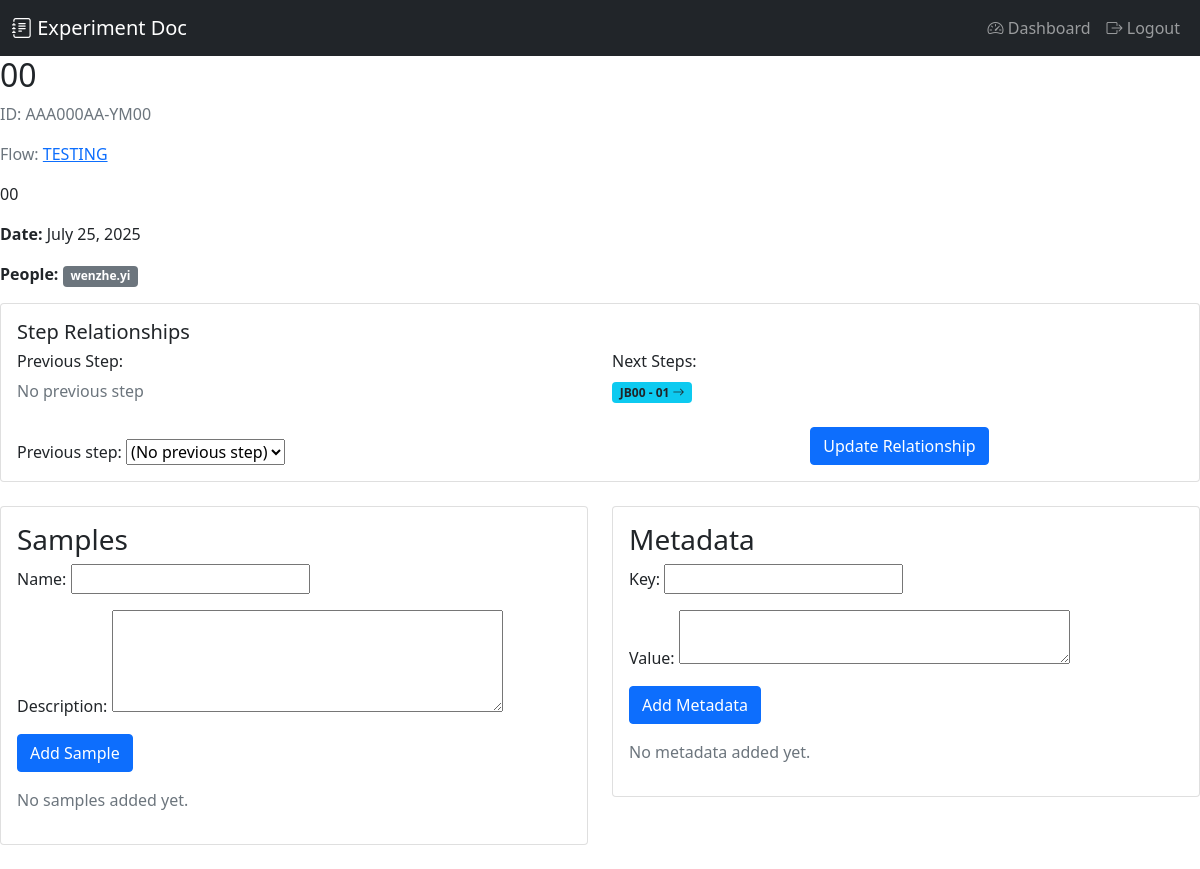
The page /step/AAA000AA-YM00/ (signed in) on the database its author committed.
### experiments/models.py (models this page shows, shortened)
class Step(models.Model):
    id = models.CharField(
        primary_key=True,
        max_length=13,
        validators=[RegexValidator(r'^[A-Z]{3}\d{3}[A-Z]{2}-[A-Z]{2}\d{2}$', 'Format must be AAA000AA-AA00')],
        help_text='Step ID in format AAA000AA-AA00'
    )
    flow = models.ForeignKey(Flow, on_delete=models.CASCADE, related_name='steps')
    step_type = models.ForeignKey(StepType, on_delete=models.PROTECT, related_name='steps')
    previous_step = models.ForeignKey('self', on_delete=models.SET_NULL, null=True, blank=True, related_name='next_steps')
    title = models.CharField(max_length=200)
    description = models.TextField(blank=True)
    people = models.ManyToManyField(User, related_name='assigned_steps')
    date = models.DateField()
    created_at = models.DateTimeField(auto_now_add=True)
    updated_at = models.DateTimeField(auto_now=True)

class Flow(models.Model):
    id = models.CharField(
        primary_key=True,
        max_length=8,
        validators=[RegexValidator(r'^[A-Z]{3}\d{3}[A-Z]{2}$', 'Format must be AAA000AA')],
        help_text='Flow ID in format AAA000AA'
    )
    experiment = models.ForeignKey(Experiment, on_delete=models.CASCADE, related_name='flows')
    title = models.CharField(max_length=200)
    description = models.TextField(blank=True)
    created_at = models.DateTimeField(auto_now_add=True)
    updated_at = models.DateTimeField(auto_now=True)

### experiments/views.py (the view)
# urls.py: path('step/<str:step_id>/', views.step_detail, name='step_detail'),
@login_required
def step_detail(request, step_id):
    step = get_object_or_404(Step, id=step_id)
    samples = step.samples.all()
    metadata = step.metadata.all()
    if request.method == 'POST' and 'update_previous_step' in request.POST:
        link_form = StepLinkForm(request.POST, instance=step, flow=step.flow, exclude_step=step)
        if link_form.is_valid():
            link_form.save()
            messages.success(request, 'Step relationship updated successfully.')
            return redirect('step_detail', step_id=step.id)
    else:
        link_form = StepLinkForm(instance=step, flow=step.flow, exclude_step=step)
    sample_form = SampleForm()
    metadata_form = MetadataForm()
    return render(request, 'experiments/step_detail.html', {
        'step': step,
        'samples': samples,
        'metadata': metadata,
        'sample_form': sample_form,
        'metadata_form': metadata_form,
        'link_form': link_form
    })

### experiments/forms.py
class SampleForm(forms.ModelForm):
    class Meta:
        model = Sample
        fields = ['name', 'description']
        widgets = {
            'description': forms.Textarea(attrs={'rows': 4}),
        }

class MetadataForm(forms.ModelForm):
    class Meta:
        model = Metadata
        fields = ['key', 'value']
        widgets = {
            'value': forms.Textarea(attrs={'rows': 2}),
        }

### experiments/templates/experiments/step_detail.html (shortened to what this page needs)
{% extends 'experiments/base.html' %}
{% block content %}
<div class="mb-4">
    <h2>{{ step.title }}</h2>
    <p class="text-muted">ID: {{ step.id }}</p>
    <p class="text-muted">Flow: <a href="{% url 'flow_detail' flow_id=step.flow.id %}">{{ step.flow.title }}</a></p>
    <p>{{ step.description }}</p>
    <p><strong>Date:</strong> {{ step.date }}</p>
    <div class="mb-3">
        <strong>People:</strong>
        {% for person in step.people.all %}
        <span class="badge bg-secondary">{{ person.username }}</span>
        {% endfor %}
    </div>
    <div class="card mb-3">
        <div class="card-body">
            <h5 class="card-title">Step Relationships</h5>
            <div class="row">
                <div class="col-md-6">
                    <h6>Previous Step:</h6>
                    {% if step.previous_step %}
                        <p class="mb-2">
                            <span class="badge bg-info text-dark">
                                <i class="bi bi-arrow-left"></i>
                                {{ step.previous_step.id|slice:"-4:" }} - {{ step.previous_step.title }}
                            </span>
                        </p>
                    {% else %}
                        <p class="text-muted mb-2">No previous step</p>
                    {% endif %}
                </div>
                <div class="col-md-6">
                    <h6>Next Steps:</h6>
                    {% if step.next_steps.all %}
                        {% for next_step in step.next_steps.all %}
                            <span class="badge bg-info text-dark mb-1">
                                {{ next_step.id|slice:"-4:" }} - {{ next_step.title }}
                                <i class="bi bi-arrow-right"></i>
                            </span>
                        {% endfor %}
                    {% else %}
                        <p class="text-muted">No next steps</p>
                    {% endif %}
                </div>
            </div>
            <form method="post" class="mt-3">
                <div class="row align-items-end">
                    <div class="col-md-8">
                        {{ link_form.previous_step.label_tag }}
                        {{ link_form.previous_step }}
                    </div>
                    <div class="col-md-4">
                        <button type="submit" name="update_previous_step" class="btn btn-primary">
                            Update Relationship
                        </button>
                    </div>
                </div>
            </form>
        </div>
    </div>
</div>
<div class="row">
    <div class="col-md-6 mb-4">
        <div class="card">
            <div class="card-body">
                <h3 class="card-title">Samples</h3>
                <form method="post" action="{% url 'add_sample' step_id=step.id %}" class="mb-3">
                    {{ sample_form.as_p }}
                    <button type="submit" class="btn btn-primary">Add Sample</button>
                </form>
                <div class="list-group">
                    {% for sample in samples %}
                    <div class="list-group-item">
                        <h5 class="mb-1">{{ sample.name }}</h5>
                        <p class="mb-1">{{ sample.description }}</p>
                    </div>
                    {% empty %}
                    <p class="text-muted">No samples added yet.</p>
                    {% endfor %}
                </div>
            </div>
        </div>
    </div>
    <div class="col-md-6 mb-4">
        <div class="card">
            <div class="card-body">
                <h3 class="card-title">Metadata</h3>
                <form method="post" action="{% url 'add_metadata' step_id=step.id %}" class="mb-3">
                    {{ metadata_form.as_p }}
                    <button type="submit" class="btn btn-primary">Add Metadata</button>
                </form>
                <div class="list-group">
                    {% for item in metadata %}
                    <div class="list-group-item">
                        <h5 class="mb-1">{{ item.key }}</h5>
                        <p class="mb-1">{{ item.value }}</p>
                    </div>
                    {% empty %}
                    <p class="text-muted">No metadata added yet.</p>
                    {% endfor %}
                </div>
            </div>
        </div>
    </div>
</div>
{% endblock %}

### rows shown on the page
Step: title "00", id "AAA000AA-YM00", flow "TESTING", description "00", date "July 25, 2025", previous_step "(No previous step)"
Step: id "JB00", title "01"

### other values the page prints
{{ person.username }} "wenzhe.yi"
{{ link_form.previous_step.label_tag }} "Previous step:"
